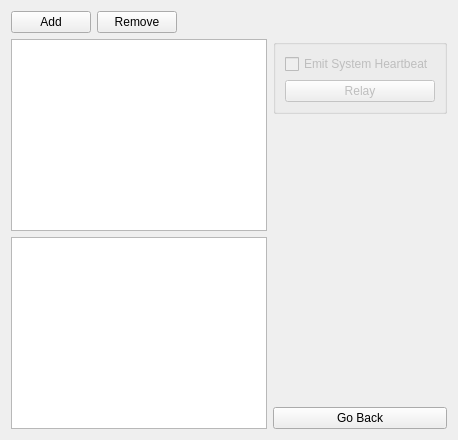
      <widget class="QWidget" name="page_communcation_pannel">
       <layout class="QVBoxLayout" name="verticalLayout_9">
        <item>
         <layout class="QHBoxLayout" name="horizontalLayout_13">
          <item>
           <widget class="QPushButton" name="btn_add_comm">
            <property name="text">
             <string>Add</string>
            </property>
           </widget>
          </item>
          <item>
           <widget class="QPushButton" name="btn_remove_comm">
            <property name="text">
             <string>Remove</string>
            </property>
           </widget>
          </item>
          <item>
           <spacer name="horizontalSpacer_27">
            <property name="orientation">
             <enum>Qt::Horizontal</enum>
            </property>
            <property name="sizeHint" stdset="0">
             <size>
              <width>40</width>
              <height>20</height>
             </size>
            </property>
           </spacer>
          </item>
         </layout>
        </item>
        <item>
         <layout class="QHBoxLayout" name="horizontalLayout_14">
          <item>
           <layout class="QVBoxLayout" name="verticalLayout_13">
            <item>
             <widget class="QListWidget" name="list_connections"/>
            </item>
            <item>
             <widget class="QTextBrowser" name="txt_port_info"/>
            </item>
           </layout>
          </item>
          <item>
           <layout class="QVBoxLayout" name="verticalLayout_8">
            <item>
             <widget class="QGroupBox" name="groupBox_connection_ctrl">
              <property name="enabled">
               <bool>false</bool>
              </property>
              <property name="title">
               <string/>
              </property>
              <layout class="QVBoxLayout" name="verticalLayout_5">
               <item>
                <widget class="QCheckBox" name="checkBox_emit_system_heartbeat">
                 <property name="text">
                  <string>Emit System Heartbeat</string>
                 </property>
                </widget>
               </item>
               <item>
                <widget class="QPushButton" name="btn_relay">
                 <property name="text">
                  <string>Relay</string>
                 </property>
                </widget>
               </item>
              </layout>
             </widget>
            </item>
            <item>
             <spacer name="verticalSpacer">
              <property name="orientation">
               <enum>Qt::Vertical</enum>
              </property>
              <property name="sizeHint" stdset="0">
               <size>
                <width>20</width>
                <height>40</height>
               </size>
              </property>
             </spacer>
            </item>
            <item>
             <widget class="QPushButton" name="btn_c2t_go_back_comms">
              <property name="text">
               <string>Go Back</string>
              </property>
             </widget>
            </item>
           </layout>
          </item>
         </layout>
        </item>
       </layout>
      </widget>
